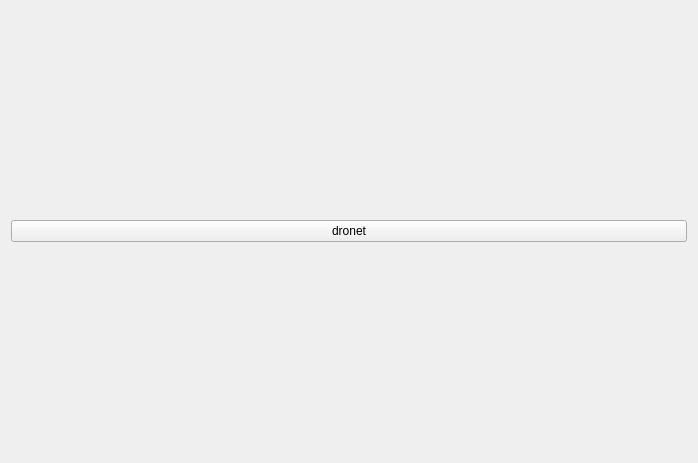
<?xml version="1.0" encoding="UTF-8"?>
<ui version="4.0">
 <class>Form</class>
 <widget class="QWidget" name="Form">
  <property name="geometry">
   <rect>
    <x>0</x>
    <y>0</y>
    <width>698</width>
    <height>463</height>
   </rect>
  </property>
  <property name="windowTitle">
   <string>Form</string>
  </property>
  <layout class="QVBoxLayout" name="verticalLayout">
   <item>
    <layout class="QGridLayout" name="gridLayout">
     <item row="0" column="0">
      <widget class="QPushButton" name="flyButton">
       <property name="sizePolicy">
        <sizepolicy hsizetype="Minimum" vsizetype="Fixed">
         <horstretch>0</horstretch>
         <verstretch>0</verstretch>
        </sizepolicy>
       </property>
       <property name="text">
        <string>dronet</string>
       </property>
       <property name="checkable">
        <bool>false</bool>
       </property>
       <property name="checked">
        <bool>false</bool>
       </property>
      </widget>
     </item>
    </layout>
   </item>
  </layout>
 </widget>
 <resources/>
 <connections/>
</ui>
